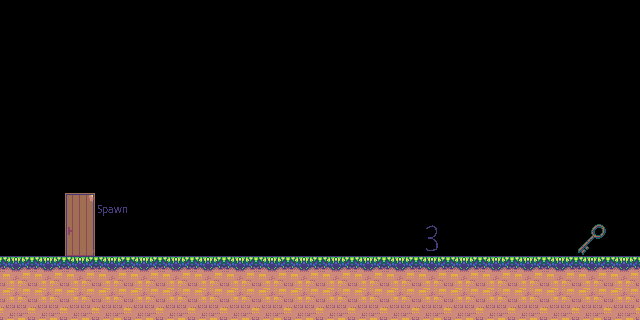

The image is a tile-based game level rendered from a .tmx file. Its description and complete source (layers, tilesets, objects, tile grids) follow:
An orthogonal 20x10 tile map with 32x32 px tiles, 1 tile layer (Tile Layer 1).

<map version="1.10" tiledversion="1.12.0" orientation="orthogonal" renderorder="right-down" width="20" height="10" tilewidth="32" tileheight="32" infinite="0" nextlayerid="2" nextobjectid="1">
 <editorsettings>
  <export target="room_E.json" format="json" />
 </editorsettings>
 <tileset firstgid="1" source="../images/tiles.tsx" />
 <layer id="1" name="Tile Layer 1" width="20" height="10">
  <data encoding="csv">
0,0,0,0,0,0,0,0,0,0,0,0,0,0,0,0,0,0,0,0,
0,0,0,0,0,0,0,0,0,0,0,0,0,0,0,0,0,0,0,0,
0,0,0,0,0,0,0,0,0,0,0,0,0,0,0,0,0,63,63,0,
0,0,0,0,0,0,0,0,0,0,0,0,0,0,0,63,63,63,63,63,
0,0,0,0,0,0,0,0,0,0,0,0,0,0,0,0,63,63,63,0,
0,0,0,0,0,0,0,0,0,0,0,0,0,0,0,0,0,0,0,0,
0,0,68,114,0,0,0,0,0,0,0,0,0,0,0,0,0,0,0,0,
0,0,76,0,0,0,0,0,0,0,0,0,0,117,0,0,0,0,109,0,
36,36,36,37,36,37,37,37,37,37,37,37,37,37,37,37,37,37,37,37,
44,45,45,45,45,45,45,45,45,45,45,45,45,45,45,45,45,45,45,45
</data>
 </layer>
</map>
